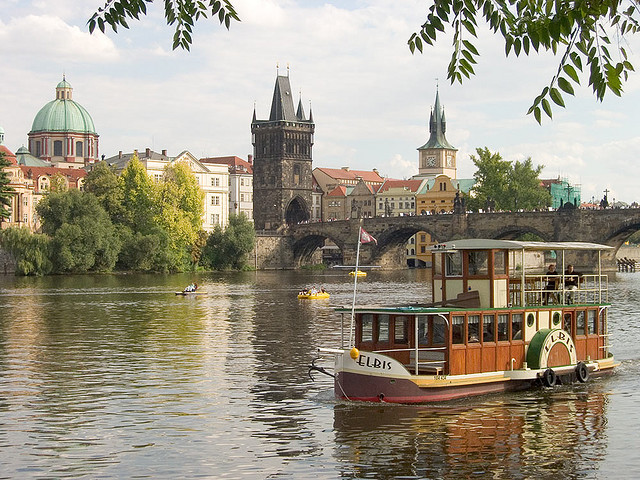
#> input picture ps1/inputSeamCarvingPrague.jpg, 640 x 480 px
$ jupyter execute --allow-errors SeamCarving_Experiment_grayscale.ipynb   (shell and % lines are left out)   (older library calls are emulated)
#> lines starting #> are read from the running program, lines starting #| are printed output that depends on the picture
# Section 2: Seam Carving

For this part of the assignment, you will need to read and implement the seam carving algorithm described the SIGGRAPH 2007 paper [Seam Carving for Content-Aware Image Resizing](http://www.faculty.idc.ac.il/arik/SCWeb/imret/imret.pdf) by Shai Avidan and Ariel Shamir.     <br />   <br />

<br />For now we will focus specifically on seam removal. Visit the [webpage](http://www.faculty.idc.ac.il/arik/SCWeb/imret/index.html) for more applications of Seam Carving.  <br />   <br />

#### Implementation Steps:

1. Read an image and convert it to grayscale if required. This function is already implemented for you.

2. Compute an energy image as described in Equation 1 of the paper. For this you should implement your own differentiation filter.

3. Calculate the cumulative minimum energy map along the horizontal and vertical directions using the energy image computed in step 2.

4. Find optimal vertical and horizontal seams based on the result of step 3, and remove the pixels from the image to get resized images.

The steps for seam insertion are very similar to these.

Remember to typecast `uint8` to `float` where ever needed. Have fun and experiment with this notebook!

### Exporting this notebook to a .py script

Once you are done implementing all the required functions in this notebook, you can go ahead and use the provided `notebook2script.py` script to convert this notebook into a `.py` file for submission.    <br />    <br />

The provided script will look for all the cells with the `#export` tag in the first line of the cell and only add those cells to the final script. This tag is already present for all the required cells in this notebook.   <br />   <br />

If you add any cells that you want to include in the submission, you can add the tag to the top of the cell.    <br />   <br />

The idea behind this is that students get to experiment, print and plot freely in the notebook while ensuring the submission file remains Gradescope friendly. Please avoid putting the `#export` tag on cells with `print`, `imshow`, and `plot` statements.

[cell 1]
#export
import numpy as np
import matplotlib.pyplot as plt
from scipy import ndimage, signal
from imageio import imread, imsave

The commands in the follwing cell will plot all images/plots in an interactove window. If you would prefer to not have interactive plots, comment out `%matplotlib notebook` and uncomment `%matplotlib inline` instead.

You can use `plt.rcParams['figure.figsize']` to make all the plots in this notebook bigger or smaller.

[cell 2]
# %matplotlib inline
# plt.rcParams['figure.figsize'] = (20, 20)
# plt.rcParams['image.cmap'] = 'gray'

[cell 3]
#export
def  rgb2gray(img):
    """
    Converts an RGB image into a greyscale image

    Input: ndarray of an RGB image of shape (H x W x 3)
    Output: ndarray of the corresponding grayscale image of shape (H x W)

    """

    if(img.ndim != 3 or img.shape[-1] != 3):
        print("Invalid image! Please provide an RGB image of the shape (H x W x 3) instead.".format(img.ndim))
        return None

    return np.dot(img[...,:3], [0.2989, 0.5870, 0.1140])

[cell 4]
imgPrague = imread("./inputSeamCarvingPrague.jpg")
#> imgPrague is the input picture: shape (480, 640, 3); mean R, G, B 156.6, 149.6, 132.7
imgPragueGrayscale = rgb2gray(imgPrague)
#> in rgb2gray, `return np.dot(img[...,:3], [0.2989, 0.5870, 0.1140])`:
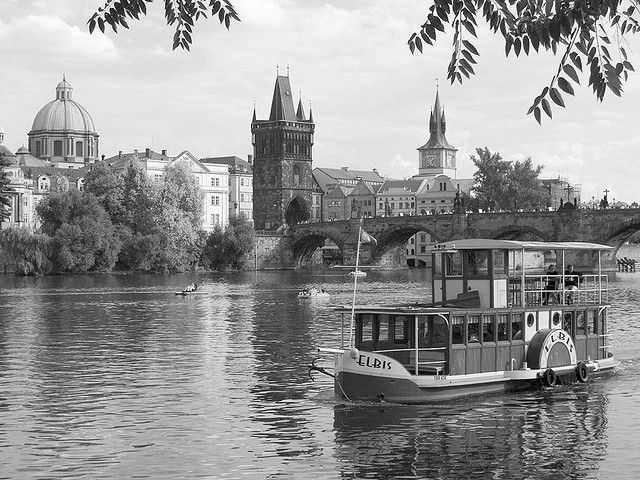
#> returned value: shape (480, 640) float64; min 0, max 255, mean 149.8

fig, axes = plt.subplots(1, 2, sharey=True)
axes[0].imshow(imgPrague)
axes[0].set_title("Original Image")

axes[1].imshow(imgPragueGrayscale, cmap='gray')
axes[1].set_title("Grayscale Image")

### Energy Image

From the paper we know that the energy function $e(\mathcal{I})$ is calculated as:

$$
\begin{align}
e(\mathcal{I}) &= \left|\frac{\partial}{\partial x} \mathcal{I} \right| + \left| \frac{\partial}{\partial y} \mathcal{I} \right|
\end{align}
$$

We can calculate the approximate derivatives the input image $\mathcal{I}$ using a differentiation filter in the x and y directions.

In the following cell, fill in your filter choices and use `scipy.ndimage.correlate()` to compute the vertical and horizontal gradients `gx` and `gy`. Modify the parameters of `scipy.ndimage.correlate()` to extend the input image by filling 0s beyond the edge.

[cell 5]
#export
def compute_gradients(img):
    """
    Computes the gradients of the input image in the x and y direction using a
    differentiation filter.

    ##########################################################################
    # TODO: Design a differentiation filter and update the docstring. Stick  #
    # to a pure differentiation filter for this assignment.                  #
    # Hint: Look at Slide 14 from Lecture 3: Gradients.                      #
    ##########################################################################

    Input: Grayscale image of shape (H x W)
    Outputs: gx, gy gradients in x and y directions respectively

    """
# [10 lines of commented-out code are left out]
    gx = -ndimage.prewitt(img, axis=1, mode='constant')
    gy = -ndimage.prewitt(img, axis=0, mode='constant')
#   #gx = gy = np.zeros_like(img)

    ##########################################################################
    # TODO: Design a pure differentiation filter and use correlation to      #
    # compute the gradients gx and gy. You might have to try multiple        #
    # filters till the test below passes. All the tests after will fail if   #
    # this one does not pass.                                                #
    ##########################################################################
    return gx, gy

[cell 6]
def test_compute_gradients():

    np.random.seed(100)
    test_input = np.random.randint(0, 255, size=(5,5))

    expected_gx = np.array(
        [[-200., -118.,    3.,  -62.,  197.],
         [-253.,  -86., -170.,  -10.,  423.],
         [-470., -233.,  126.,  107.,  344.],
         [-401.,   -6.,   93.,   65.,  308.],
         [-348.,  -38.,  266.,   13.,   82.]]
    )

    expected_gy = np.array(
        [[-255., -393., -408., -412., -274.],
         [-119., -118., -151.,  -49.,  -50.],
         [ -20., -122.,  -97.,    5.,  107.],
         [-184., -178.,  120.,   44.,   38.],
         [ 275.,  515.,  505.,  407.,  167.]]
    )

    print("Input image: \n", test_input)

    gx, gy = compute_gradients(test_input)

    if(np.allclose(expected_gx, gx)):
        print("\n\nVertical gradients computed correctly!")
    else:
        print("\n\nVertical gradient is incorrect")
        print("\n\nComputed gx:\n", gx)

    if(np.allclose(expected_gy, gy)):
        print("\n\nHorizontal gradients computed correctly!")
    else:
        print("\n\nHorizontal gradient is incorrect")
        print("\n\nComputed gy:\n", gy)


test_compute_gradients()

Now we compute the gradients of the Prague image.

[cell 7]
gxPrague, gyPrague = compute_gradients(imgPragueGrayscale)
#> in compute_gradients (call 2), `gy = -ndimage.prewitt(img, axis=0, mode='constant')`:
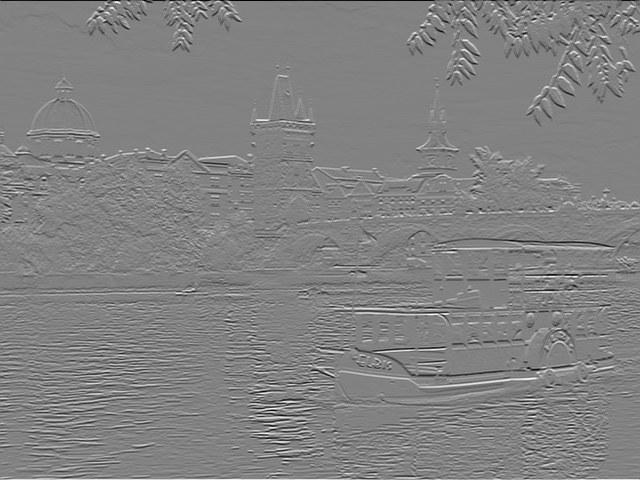
#> gy: shape (480, 640) float64; min -763.6, max 735.2, mean 0.2; drawn with min black and max white

fig, axes = plt.subplots(2, 1, sharex=True)

axes[0].imshow(gxPrague, cmap='gray')
axes[0].set_title("Vertical gradients")

axes[1].imshow(gyPrague, cmap='gray')
axes[1].set_title("Horizontal gradients")

Now that we have computed gradients, we can use them to compute the energy image as described above.

[cell 8]
#export
def energy_image(img):
    """
    Computes the energy of the input image according to the energy function:

        e(I) = abs(dI/dx) + abs(dI/dy)

    Use compute_gradients() to help you calculate the energy image. Remember to normalize
    energyImage by dividing it by max(energyImage).

    Input: image of the form (H x W) or (H x w x 3)
    Output: array of energy values of the image computed according to the energy function.

    """
    gx, gy = compute_gradients(img)
#> in compute_gradients (call 4), `gx = -ndimage.prewitt(img, axis=1, mode='constant')`:
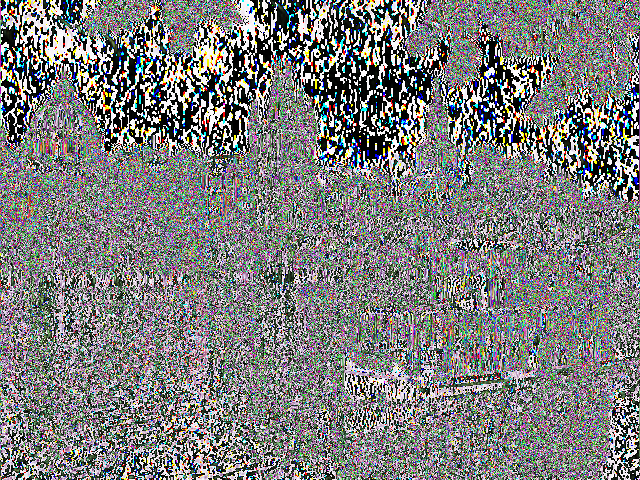
#> gx: shape (480, 640, 3); mean R, G, B 124.2, 124.6, 124.2
#> in compute_gradients (call 4), `gy = -ndimage.prewitt(img, axis=0, mode='constant')`:
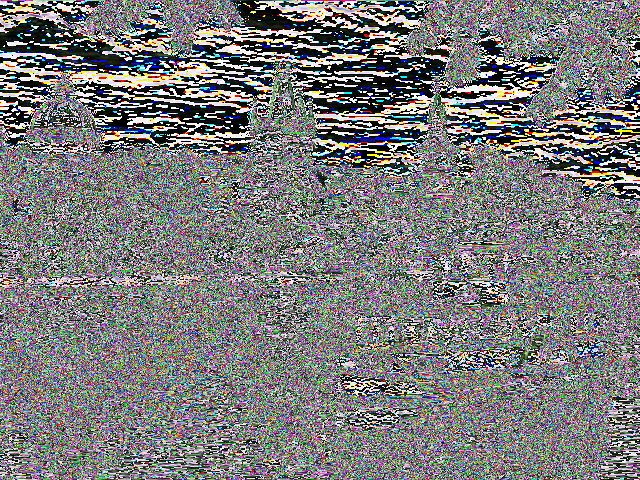
#> gy: shape (480, 640, 3); mean R, G, B 122.2, 122.6, 122.3
    image = abs(gx) + abs(gy)
    image = image / np.max(image)


    ##########################################################################
    # TODO: Compute the energy of input using the defined energy function.   #                                             #
    ##########################################################################

    return image

[cell 9]
def test_energy_image():
    np.random.seed(100)
    testInput = np.random.randint(0, 255, size=(5,5))

    expectedEnergyImage = np.array(
        [[0.59014267, 0.66277562, 0.53307393, 0.61478599, 0.61089494],
         [0.48249027, 0.26459144, 0.41634241, 0.07652399, 0.61348898],
         [0.63553826, 0.46044099, 0.28923476, 0.14526589, 0.5849546 ],
         [0.75875486, 0.2386511 , 0.27626459, 0.14137484, 0.44876783],
         [0.8080415 , 0.71725032, 1.        , 0.54474708, 0.3229572 ]]
    )

    energyImage =  energy_image(testInput)

    if(np.allclose(expectedEnergyImage, energyImage)):
        print("Energy Image computed correctly!")

    else:
        print("Incorrect energy image.\n\n", "Computed energy image:\n", energyImage)

test_energy_image()

[cell 10]
energyImagePrague = energy_image(imgPrague)
#> in energy_image (call 2), `image = abs(gx) + abs(gy)`:
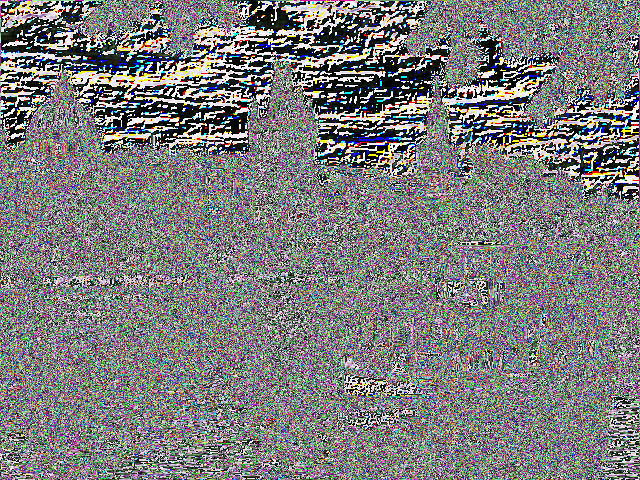
#> image: shape (480, 640, 3); mean R, G, B 123.7, 123.8, 123.9

fig, axes = plt.subplots(1, 1, sharey=True)
axes.imshow(energyImagePrague)
axes.set_title("Energy Image")

### Cumulative Minimum Energy Map

We will use dynamic programming to find the minimal connected seam. For this, we need to compute a cumulative minimum energy map for all the possible connected seams as:

$$
\begin{align}
M(i, j) &= e(i, j) + \min(M(i-1, j-1), M(i-1, j), M(i-1, j+1))
\end{align}
$$

The minimum value in the last row of the map is the last pixel of the seam we want remove.

[cell 11]
#export
def cumulative_minimum_energy_map(energyImage, seamDirection):
    """
    Calculates the cumulative minim energy map according to the function:

        M(i, j) = e(i, j) + min(M(i-1, j-1), M(i-1, j), M(i-1, j+1))

    Inputs:
        energyImage: Results of passign the input image to energy_image()
        seamDirection: 'HORIZONTAL' or 'VERTICAL'

    Output: cumulativeEnergyMap

    """
#> called with energyImage = array of shape (5, 5), seamDirection = 'VERTICAL'
    if(len(energyImage.shape)<3):

        M = energyImage.copy()
        r, c= energyImage.shape
        backtrack = np.zeros_like(M, dtype=np.int)
        cumulativeEnergyMap = np.zeros_like(energyImage)
        if (seamDirection == "VERTICAL"):
            for i in range(1, r):
                for j in range(0, c):
                    # Handle the left edge of the image, to ensure we don't index -1
                    if j == 0:
                        idx = np.argmin(M[i - 1, j:j + 2])
                        backtrack[i, j] = idx + j
                        min_energy = M[i - 1, idx + j]
                    else:
                        idx = np.argmin(M[i - 1, j - 1:j + 2])
                        backtrack[i, j] = idx + j - 1
                        min_energy = M[i - 1, idx + j - 1]

                    M[i, j] += min_energy
        else:
            for j in range(1,c):
                for i in range(0,r):
                    # Handle the left edge of the image, to ensure we don't index -1
                    if i == 0:
                        idy = np.argmin(M[i: i+2, j-1])
                        backtrack[i, j] = idy + i
                        min_energy = M[idy + i, j-1]
                    else:
                        idy = np.argmin(M[i - 1: i+2, j - 1])
                        backtrack[i, j] = idy + i - 1
                        min_energy = M[idy + i - 1, j-1]

                    M[i, j] += min_energy
    else:
        assert len(energyImage.shape) == 3 and energyImage.shape[-1] == 3
        [B, G, R] = np.squeeze(np.split(energyImage, energyImage.shape[-1], -1), axis=-1)
        B = cumulative_minimum_energy_map(B, seamDirection)
        np.clip(B, 0,1, out = B)
        G = cumulative_minimum_energy_map(G, seamDirection)
        np.clip(G, 0,1, out = G)
        R = cumulative_minimum_energy_map(R, seamDirection)
        np.clip(R, 0,1, out = R)
        M=np.dstack((R,G,B))
        print(np.max(M))
        print(np.min(M))
# [32 lines of commented-out code are left out]

    return M

[cell 12]
def test_cumulative_minimum_energy_map():
    energyImg = np.array(
        [[0.33333333, 1.        , 0.42995169, 0.17874396, 0.33333333],
         [0.70531401, 0.09661836, 0.1352657 , 0.48309179, 0.73913043],
         [0.41062802, 0.58454106, 0.57487923, 0.47826087, 0.83091787],
         [0.97101449, 0.28019324, 0.14009662, 0.85990338, 0.08695652],
         [0.04830918, 0.45410628, 0.46859903, 0.97584541, 0.28019324]]
    )

    #CEM == cumulativeEnergyMap
    expected_CEM_vertical = np.array(
        [[0.33333333, 1.        , 0.42995169, 0.17874396, 0.33333333],
        [1.03864734, 0.42995169, 0.31400966, 0.66183575, 0.91787439],
        [0.84057971, 0.89855072, 0.88888889, 0.79227053, 1.49275362],
        [1.8115942 , 1.12077295, 0.93236715, 1.65217391, 0.87922705],
        [1.16908213, 1.38647343, 1.40096618, 1.85507246, 1.15942029]]
    )

    expected_CEM_horizontal = np.array(
        [[0.33333333, 1.33333333, 0.85990338, 0.74396135, 1.07729468],
        [0.70531401, 0.42995169, 0.56521739, 1.04830918, 1.48309178],
        [0.41062802, 0.99516908, 0.90338165, 0.94685991, 1.77777778],
        [0.97101449, 0.32850242, 0.46859904, 1.32850242, 1.03381643],
        [0.04830918, 0.50241546, 0.79710145, 1.44444445, 1.60869566]]
    )

    CEM_vertical = cumulative_minimum_energy_map(energyImg, 'VERTICAL')
    CEM_horizontal = cumulative_minimum_energy_map(energyImg, 'HORIZONTAL')

    if(np.allclose(expected_CEM_vertical, CEM_vertical)):
        print("Vertical CEM computed correctly!")
    else:
        print("Vertical CEM is incorrect")
        print("\n\nComputed Vertical CEM:\n", CEM_vertical)

    if(np.allclose(expected_CEM_horizontal, CEM_horizontal)):
        print("Horizontal CEM computed correctly!")
    else:
        print("Horizontal CEM is incorrect")
        print("\n\nComputed CEM:\n", CEM_horizontal)

test_cumulative_minimum_energy_map()

Now let's try it for the Prague image!

[cell 13]
# print(np.max(energyImagePrague))
# print(np.min(energyImagePrague))
CEMVerticalPrague = cumulative_minimum_energy_map(energyImagePrague, 'VERTICAL')
#> call 3 of cumulative_minimum_energy_map, with seamDirection = 'VERTICAL'
#> in cumulative_minimum_energy_map (call 3), `[B, G, R] = np.squeeze(np.split(energyImage, energyImage.shape[-1], -1..`:
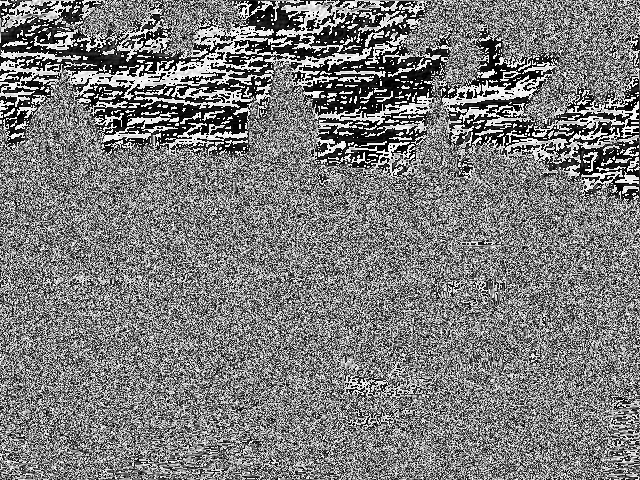
#> G: shape (480, 640) float64; min 0, max 1, mean 0.485
#> in cumulative_minimum_energy_map (call 3), `[B, G, R] = np.squeeze(np.split(energyImage, energyImage.shape[-1], -1..`:
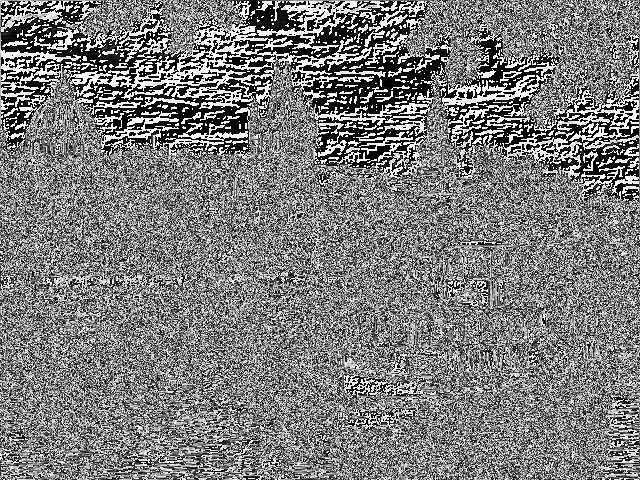
#> R: shape (480, 640) float64; min 0, max 1, mean 0.486
#> call 4 of cumulative_minimum_energy_map, with seamDirection = 'VERTICAL'
#> after the loop in cumulative_minimum_energy_map (call 4), `for i in range(1, r):`:
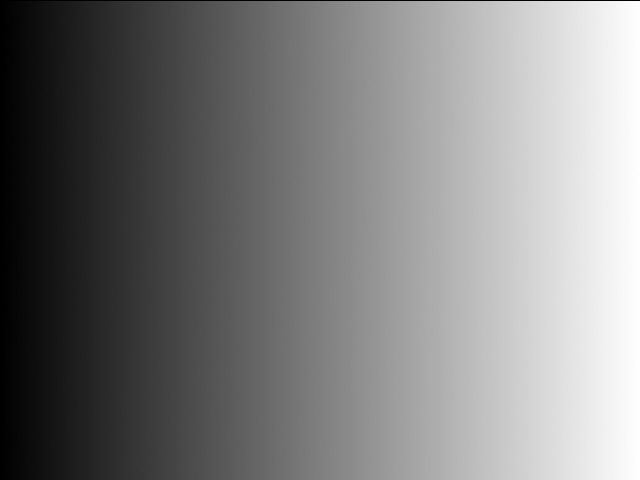
#> backtrack: shape (480, 640) int64; min 0, max 639, mean 318.8; drawn with min black and max white
#> in cumulative_minimum_energy_map (call 3), `np.clip(B, 0,1, out = B)`:
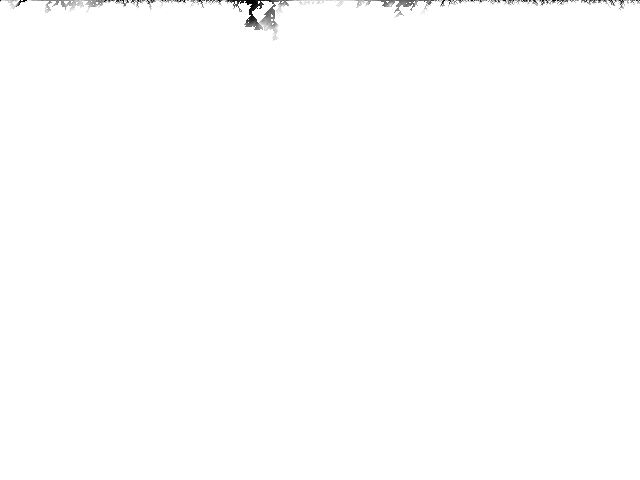
#> B: shape (480, 640) float64; min 0, max 1, mean 0.996
#> after the loop in cumulative_minimum_energy_map (call 6), `for i in range(1, r):`:
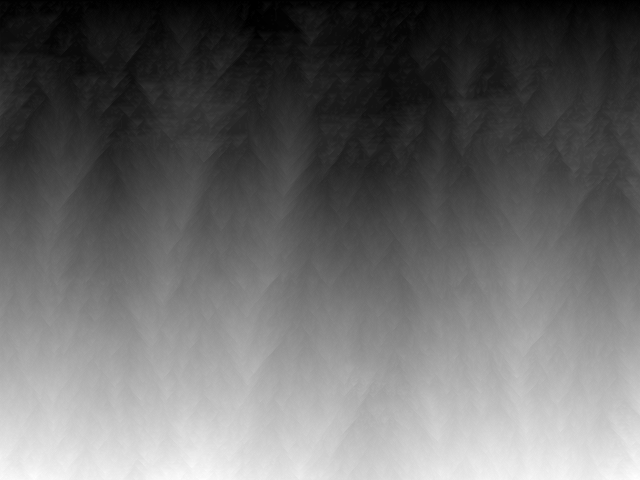
#> M: shape (480, 640) float64; min 0, max 77.84, mean 32.2; drawn with min black and max white
#> (the rest of the program and of its run is left out)
